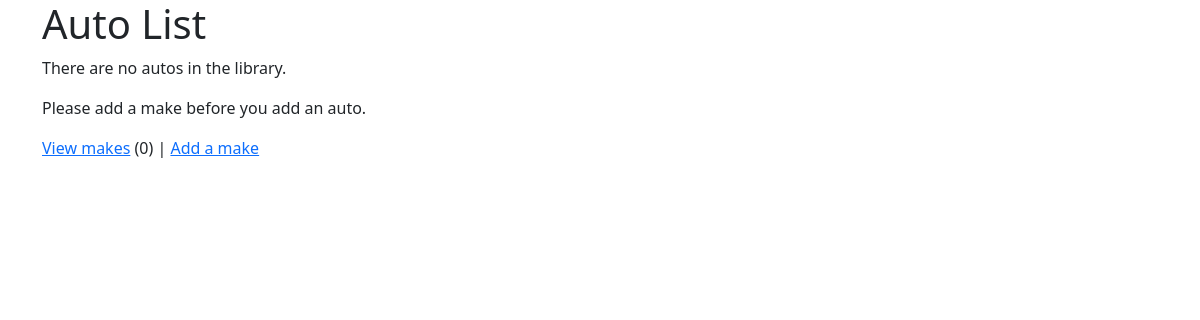
The app's page /autos/ (signed in), older data.
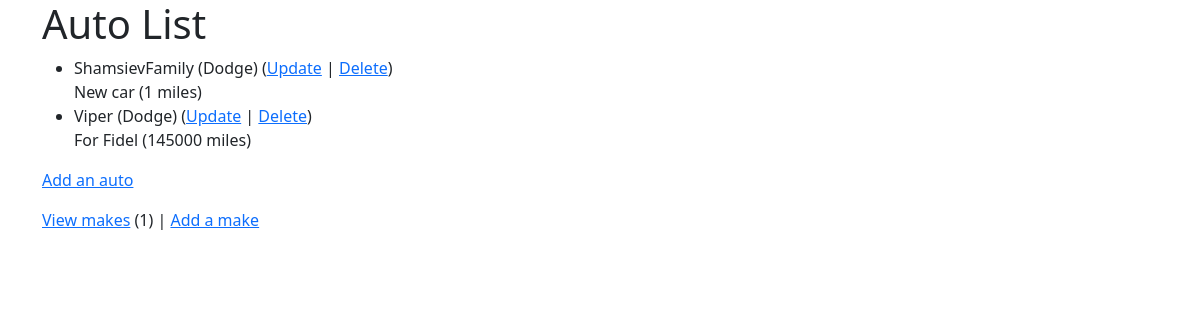
The same page, newer data.
### autos/models.py (models this page shows, shortened)
class Auto(models.Model):
    nickname = models.CharField(
            max_length=200,
            validators=[MinLengthValidator(2, "Nickname must be greater than 1 character")]
    )
    mileage = models.PositiveIntegerField()
    comments = models.CharField(max_length=300)
    make = models.ForeignKey('Make', on_delete=models.CASCADE, null=False)

class Make(models.Model):
    name = models.CharField(
            max_length=200,
            help_text='Enter a make (e.g. Dodge)',
            validators=[MinLengthValidator(2, "Make must be greater than 1 character")]
    )
    def __str__(self):
        return self.name

### autos/views.py (the view)
# urls.py: path('', views.MainView.as_view(), name='all'),
class MainView(LoginRequiredMixin, View):
    def get(self, request):
        mc = Make.objects.count()
        al = Auto.objects.all()
        ctx = {'make_count': mc, 'auto_list': al}
        return render(request, 'autos/auto_list.html', ctx)

### autos/templates/autos/auto_list.html
{% extends "base_bootstrap.html" %}
{% block content %}
  <h1>Auto List</h1>
  {% if auto_list %}
  <ul>
    {% for auto in auto_list %}
      <li>
          {{ auto.nickname }} ({{ auto.make }})
          (<a href="{% url 'autos:auto_update' auto.id %}">Update</a> |
          <a href="{% url 'autos:auto_delete' auto.id %}">Delete</a>) <br/>
          {{ auto.comments }} ({{ auto.mileage }} miles)
      </li>
    {% endfor %}
  </ul>
  {% else %}
    <p>There are no autos in the library.</p>
  {% endif %}
  <p>
    {% if make_count > 0 %}
      <a href="{% url 'autos:auto_create' %}">Add an auto</a>
    {% else %}
      Please add a make before you add an auto.
    {% endif %}
  </p>
  <p>
  <a href="{% url 'autos:make_list' %}">View makes</a> ({{ make_count }}) |
    <a href="{% url 'autos:make_create' %}">Add a make</a>
  </p>
{% endblock %}

### home/templates/base_bootstrap.html (shortened to what this page needs)
<!DOCTYPE html>
<html>
<head>
<link href="https://cdn.jsdelivr.net/npm/bootstrap@5.0.2/dist/css/bootstrap.min.css" rel="stylesheet">
<link rel="stylesheet" href="https://use.fontawesome.com/releases/v5.8.1/css/all.css">
<link rel="stylesheet" href="https://use.fontawesome.com/releases/v5.8.1/css/v4-shims.css">
</head>
<body>
<div class="container">
{% block content %}
{% endblock %}
</div>
</body>
</html>

Row changes from the older to the newer data that the page shows:
added Auto: nickname "ShamsievFamily", make "Dodge", comments "New car", mileage "1"
added Auto: nickname "Viper", make "Dodge", comments "For Fidel", mileage "145000"
Text that changed along with them:
{{ make_count }}: "0" → "1"
text no longer shown: "There are no autos in the library. Please add a make before you add an auto."
text now shown: "Add an auto"
